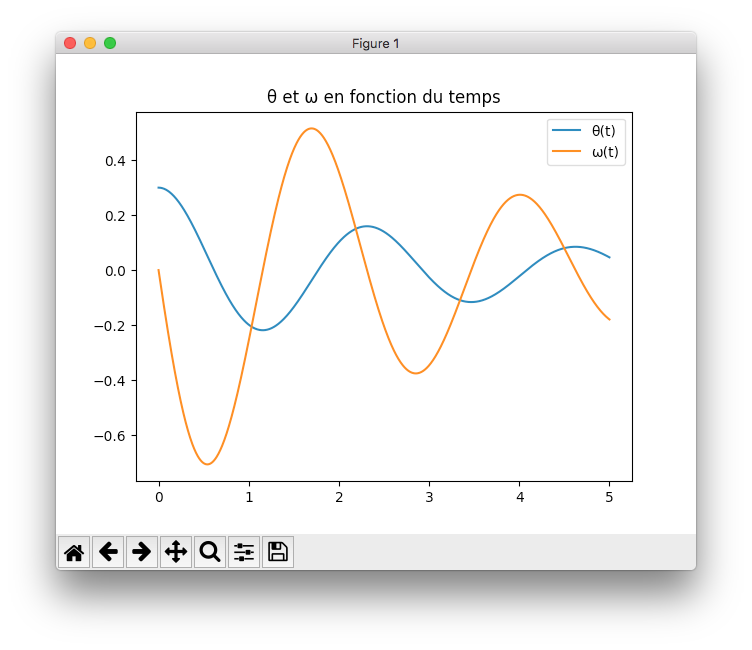

Recreate this plot in Python.
# Imports
from scipy.integrate import odeint
import numpy as np
import matplotlib.pyplot as plt

# Définition des constantes
T = 2.3
omp = 2 * np.pi / T
Q = 5

# Fonction de l'oscillateur harmonique
def oscillateur(y, t):
    # On extrait les coordonnées
    theta, omega = y

    # On les dérive on fonction du temps
    dtheta = omega
    domega = -omp * omega / Q - omp**2 * theta
    return (dtheta, domega)

# Conditions initiales
y0 = (0.3, 0)
t = np.linspace(0, 5, 1001)

# On résout l'équa diff
solution = odeint(oscillateur, y0, t)

# On extrait les coordonnées
theta, omega = solution[:, 0], solution[:, 1]

# On trace
plt.title('θ et ω en fonction du temps')
plt.plot(t, theta, label="θ(t)")
plt.plot(t, omega, label="ω(t)")
plt.legend()
plt.show()
